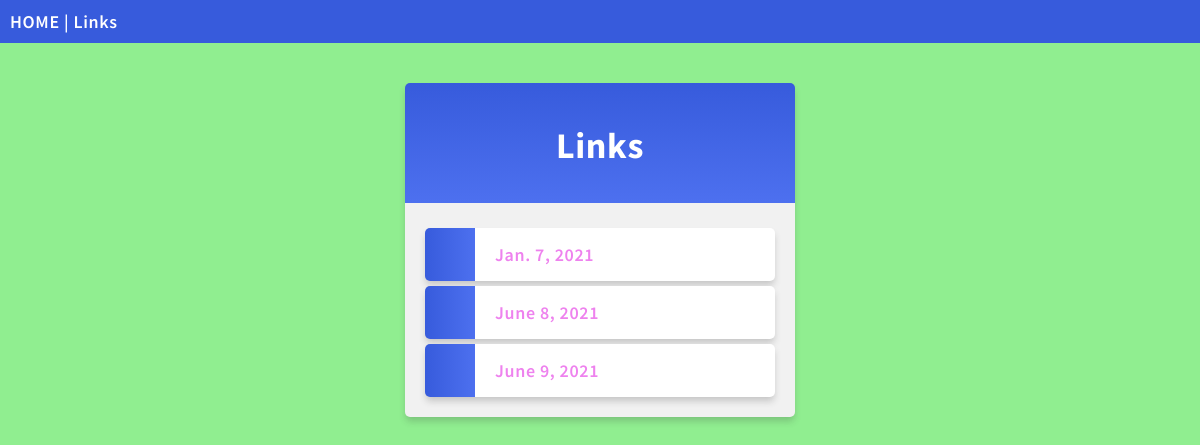
Before: /index/ with the older database file.
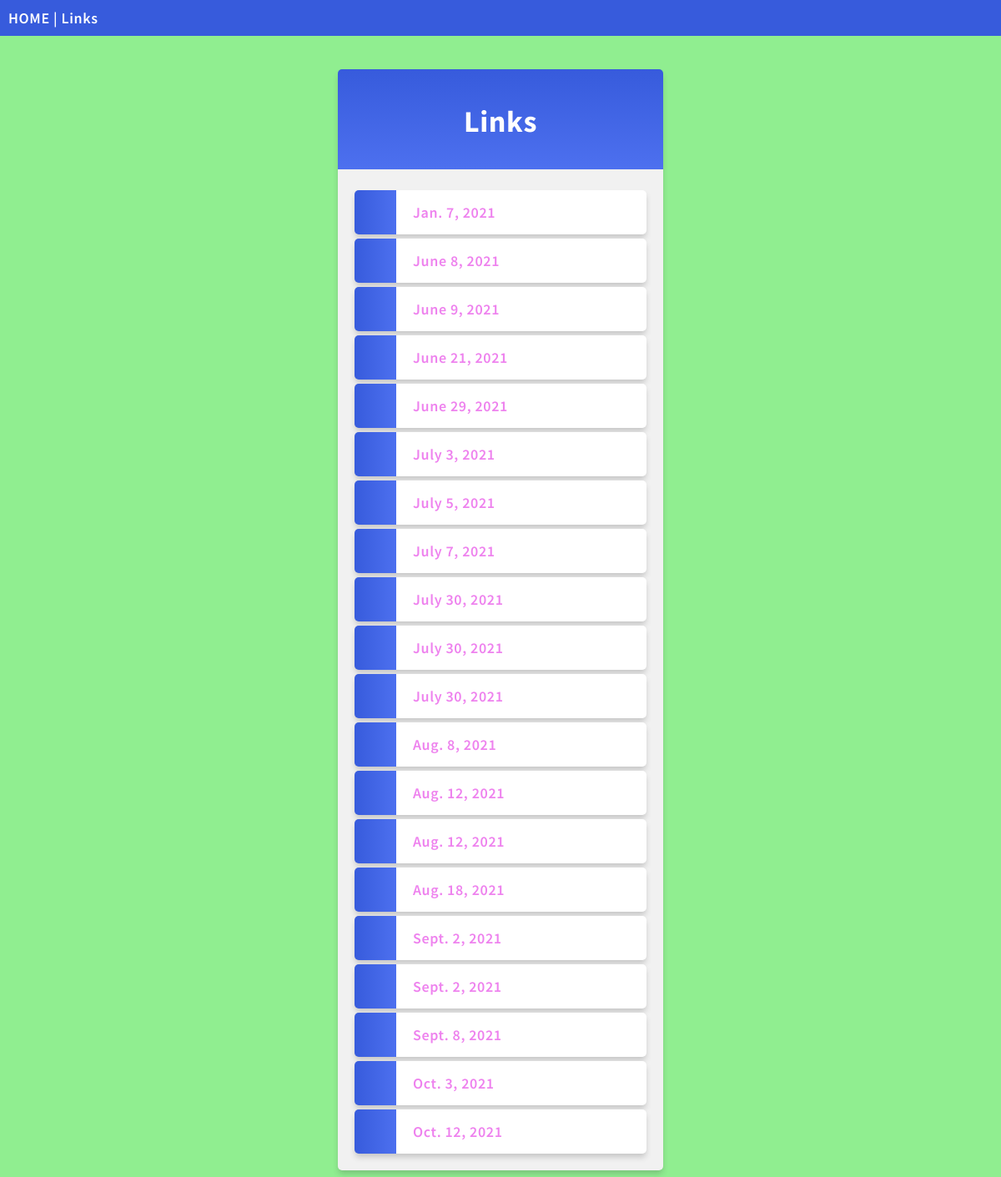
After: the same page with the newer database file.
### teams/models.py (models this page shows, shortened)
class Links (models.Model):
    Title = models.CharField(max_length=100)
    Fra_JQ = models.URLField(blank=True)
    Beskrivelse = models.TextField(blank=True)
    Sendt = models.DateField()
    Fra_F_LH = models.URLField(blank=True)
    Beskriv = models.TextField(blank=True)

### teams/views.py (the view)
# urls.py: path('index/', views.index, name='index'),
def index(request):
    links = Links.objects.all().values()
    template = loader.get_template('teams/base.html')
    context = {
        'links':links
    }
    return HttpResponse(template.render(context, request))

### teams/templates/teams/base.html (shortened to what this page needs)
{% extends "teams/master.html" %}
{% block content %}
<div class="mycard">
  <h1>Links</h1>
  <ul>
    {% for x in links %}
      <li onclick="window.location = 'details/{{ x.id }}'">{{ x.Titel }} {{ x.Sendt }}</li>
    {% endfor %}
  </ul>
</div>
{% endblock %}

### teams/templates/teams/master.html (shortened to what this page needs)
{% load static %}
<!DOCTYPE html>
<html>
<head>
  <link rel="stylesheet" href="{% static 'myglobal.css' %}">
</head>
<body>
  <div class="topnav">
    <a href="/">HOME</a> |
    <a href="/index">Links</a>
  </div>
{% block content %}
{% endblock %}
</body>
</html>

### teams/static/myglobal.css (style rules this page uses)
body { margin:0; font: 600 18px 'Source Sans Pro', sans-serif; letter-spacing: 0.64px; color: #585d74; }
.topnav { background-color:#375BDC; color:#ffffff; padding:10px; }
.topnav a:link, .topnav a:visited { text-decoration: none; color: #ffffff; }
.mycard { background-color: #f1f1f1; background-image: linear-gradient(to bottom, #375BDC, #4D70EF); background-size: 100% 120px; background-repeat: no-repeat; margin: 40px auto; width: 350px; border-radius: 5px; box-shadow: 0 5px 7px -1px rgba(51, 51, 51, 0.23); padding: 20px; }
.mycard h1 { text-align: center; color:#ffffff; margin:20px 0 60px 0; }
ul { list-style-type: none; padding: 0; margin: 0; }
li { background-color: #ffffff; background-image: linear-gradient(to right, #375BDC, #4D70EF); background-size: 50px 60px; background-repeat: no-repeat; cursor: pointer; transition: transform .25s; border-radius: 5px; box-shadow: 0 5px 7px -1px rgba(51, 51, 51, 0.23); padding: 15px; padding-left: 70px; margin-top: 5px; }
a:link, a:visited { color: #375BDC; }
body { color: violet; }
body { background-color: lightgreen; }

Changed rows visible on the page:
added Links: Sendt "June 21, 2021"
added Links: Sendt "June 29, 2021"
added Links: Sendt "July 3, 2021"
added Links: Sendt "July 5, 2021"
added Links: Sendt "July 7, 2021"
added Links: Sendt "July 30, 2021"
added Links: Sendt "July 30, 2021"
added Links: Sendt "July 30, 2021"
added Links: Sendt "Aug. 8, 2021"
added Links: Sendt "Aug. 12, 2021"
added Links: Sendt "Aug. 12, 2021"
added Links: Sendt "Aug. 18, 2021"
added Links: Sendt "Sept. 2, 2021"
added Links: Sendt "Sept. 2, 2021"
added Links: Sendt "Sept. 8, 2021"
added Links: Sendt "Oct. 3, 2021"
added Links: Sendt "Oct. 12, 2021"
